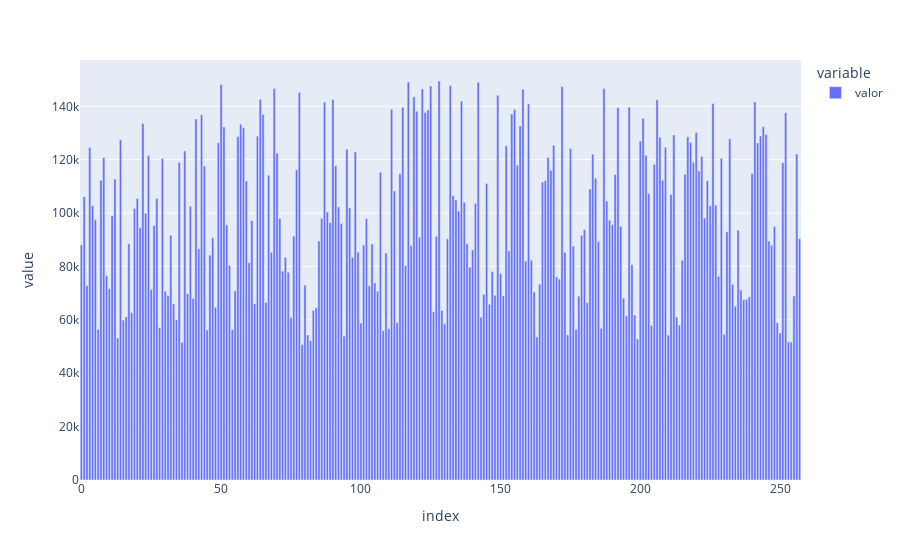

Source (notebook cell):
### Code cell
px.bar(base.valor)

### Figure 1 — Plotly figure (JSON) as saved in the notebook; plotly's stock layout.template omitted (floating-point values rounded to 4 significant figures; data arrays with more than 128 entries replaced by an {"elided": "..."} marker saying what was removed)
{"data": [{"alignmentgroup": "True", "hovertemplate": "variable=valor<br>index=%{x}<br>value=%{y}<extra></extra>", "legendgroup": "valor", "marker": {"color": "#636efa", "pattern": {"shape": ""}}, "name": "valor", "offsetgroup": "valor", "orientation": "v", "showlegend": true, "textposition": "auto", "type": "bar", "x": {"elided": "258 int values"}, "xaxis": "x", "y": {"elided": "258 float values"}, "yaxis": "y"}], "layout": {"barmode": "relative", "legend": {"title": {"text": "variable"}, "tracegroupgap": 0}, "margin": {"t": 60}, "xaxis": {"anchor": "y", "domain": [0, 1], "title": {"text": "index"}}, "yaxis": {"anchor": "x", "domain": [0, 1], "title": {"text": "value"}}}}
